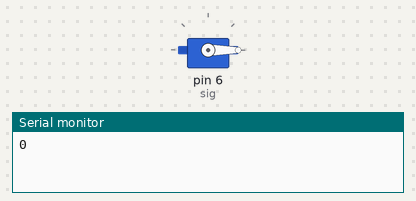
Bench run of a sketch on a simulated Arduino Uno, built with avr-gcc and run on an emulated ATmega328P. Parts: servo, the last lines printed to the serial monitor.

Above: at 0.05 s.
At 4.55 s:
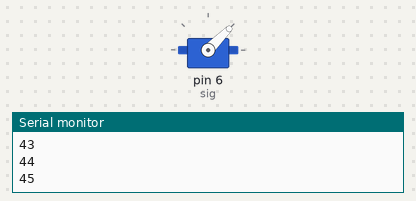
At 9.05 s:
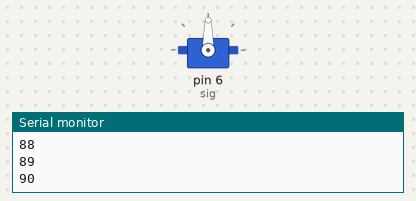
At 18.05 s:
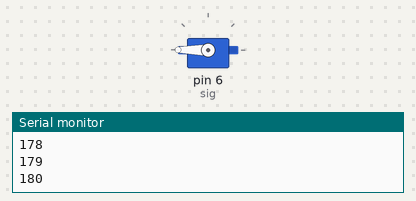
Timing chart, 0 to 23.6 s (numbered marks = the images above):
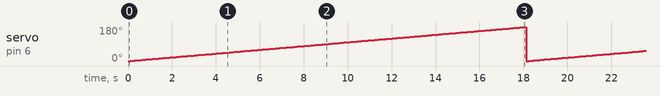

The sketch:

Servo_from_0_to_180.ino
```cpp
#include <Servo.h>
Servo motor;
int sig = 6;
void setup() {
  Serial.begin(9600);
  motor.attach(sig);

}

void loop() {
for (int i = 0;i<=180;i++) {
motor.write(i);
Serial.println(i);
delay(100);

}

//motor.write(0);
//Serial.println("0");
//delay(500);
//
//motor.write(90);
//Serial.println("90");
//delay(500);
//
//motor.write(180);
//Serial.println("180");
//delay(500);
}
```

Measured:
- by itself, servo on pin 6 (sig): ramps from 0° to 180° and jumps back, once every 18.1 s
